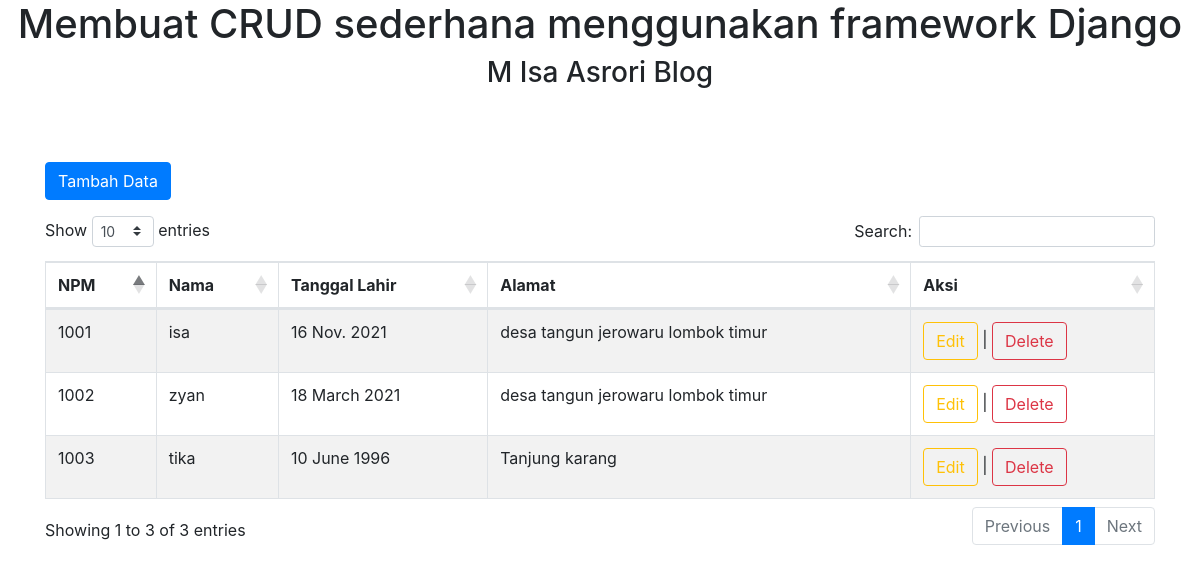
The page / on the database its author committed.
### mahasiswa/models.py (models this page shows, shortened)
class Data_mahasiswa(models.Model):
    npm = models.CharField(primary_key=True, max_length=15)
    nama = models.CharField(max_length=50, blank=True, null=True)
    tgl_lahir = models.DateField(blank=True, null=True)
    alamat = models.CharField(max_length=200, blank=True, null=True)

### mahasiswa/views.py (the view)
# urls.py: path('', views.index, name='index'),
def index(request):
    hasil = Data_mahasiswa.objects.all()
    data = {
        'data':hasil,
    }
    return render(request, 'mahasiswa/index.html', data)

### mahasiswa/templates/mahasiswa/index.html (shortened to what this page needs)
<html>
  <head>
    <link
      rel="stylesheet"
      href="https://stackpath.bootstrapcdn.com/bootstrap/4.4.1/css/bootstrap.min.css"
    />
    <link
      rel="stylesheet"
      type="text/css"
      href="https://cdn.datatables.net/1.10.20/css/dataTables.bootstrap4.min.css"
    />
  </head>
  <body>
    <center>
      <h1>Membuat CRUD sederhana menggunakan framework Django</h1>
      <h3>M Isa Asrori Blog</h3>
    </center>
    <br />
    <br />
    <div class="container">
      <a href="{% url 'tambah_data' %}" class="btn btn-primary my-3"
        >Tambah Data</a
      >
      <table
        id="example"
        class="table table-striped table-bordered"
        style="width: 100%"
      >
        <thead>
          <tr>
            <th>NPM</th>
            <th>Nama</th>
            <th>Tanggal Lahir</th>
            <th>Alamat</th>
            <th>Aksi</th>
          </tr>
        </thead>
        <tbody>
          {% for mahasiswa in data %}
          <tr>
            <td>{{mahasiswa.npm}}</td>
            <td>{{mahasiswa.nama}}</td>
            <td>{{mahasiswa.tgl_lahir | date:"d N Y"}}</td>
            <td>{{mahasiswa.alamat}}</td>
            <td>
              <a
                type="button"
                class="btn btn-outline-warning"
                href="{% url 'edit_data' mahasiswa.npm %}"
                >Edit</a
              >
              |
              <a
                type="button"
                class="btn btn-outline-danger"
                href="{% url 'hapus_data' mahasiswa.npm %}"
                onclick="return confirm('Anda yakin mau menghapus data ini?');"
                >Delete</a
              >
            </td>
          </tr>
          {% endfor %}
        </tbody>
      </table>
    </div>
  </body>
</html>

### rows shown on the page
Data_mahasiswa: npm "1001", nama "isa", tgl_lahir "16 Nov. 2021", alamat "desa tangun jerowaru lombok timur"
Data_mahasiswa: npm "1002", nama "zyan", tgl_lahir "18 March 2021", alamat "desa tangun jerowaru lombok timur"
Data_mahasiswa: npm "1003", nama "tika", tgl_lahir "10 June 1996", alamat "Tanjung karang"
